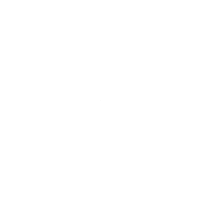
Frame 1 (no input)
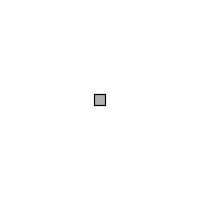
Frame 60 (the mouse pressed at the canvas centre just before this capture)
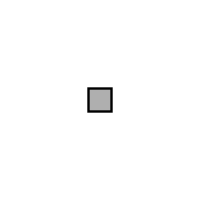
Frame 120 (the mouse held since frame 60 and released just before this capture)

The Processing sketch that drew these frames (run headless with seeded random() and noise(); from frame 60 on, the mouse is pressed at the canvas centre):

// Processing sketch: example_14_11
// ── example_14_11.pde
// Learning Processing
// Daniel Shiffman
// http://www.learningprocessing.com

// Example 14-11: A growing rectangle, using scale()

float r = 0.0;

void setup() {
  size(200,200);
}

void draw() {
  background(255);
  // Translate to center of window
  translate(width/2,height/2);
  
  // scale() increases the dimensions of an object relative to the origin by a percentage (1.0 = 100%). 
  // Notice how in this example the scaling effect causes the outline of the shape to become thicker.
  scale(r); 
  
  // Display a rectangle in the middle of the screen
  stroke(0);
  fill(175);
  rectMode(CENTER);
  rect(0,0,10,10);
  
  // Increase the scale variable
  r += 0.02;
  
  // Retstart r
  if (r > 20) {
    r = 0;
  }
  
  
}
